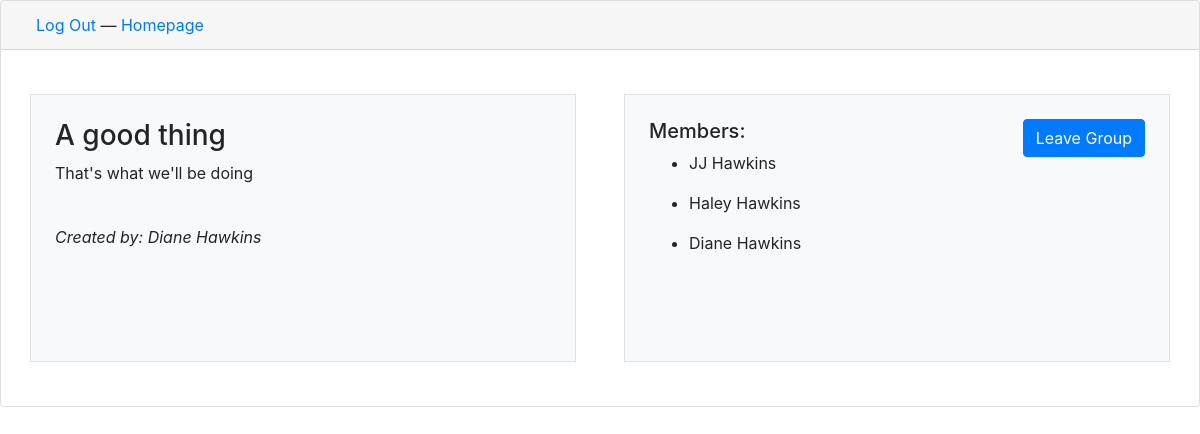
The page /org/5 (signed in) on the database its author committed.
### main_app/models.py (models this page shows)
class Organization(models.Model):
    name = models.CharField(max_length=255)
    description = models.TextField()
    created_at = models.DateTimeField(auto_now_add = True)
    updated_at = models.DateTimeField(auto_now = True)
    uploaded_by = models.ForeignKey(User, related_name="organization_uploaded", on_delete = models.CASCADE)
    joined_by = models.ManyToManyField(User, related_name="joined_organizations")
    objects = OrganizationManager()

class User(models.Model):
    first_name = models.CharField(max_length=255)
    last_name = models.CharField(max_length=255)
    email = models.CharField(max_length=255)
    password = models.CharField(max_length=255)
    created_at = models.DateTimeField(auto_now_add = True)
    updated_at = models.DateTimeField(auto_now = True)
    objects = UserManager()

### main_app/views.py (the view)
# urls.py: path('org/<int:org_id>', views.org_info),
def org_info(request, org_id):
    context = {
        "user": User.objects.get(id=request.session['user_id']),
        "org": Organization.objects.get(id=org_id),
    }
    return render (request, 'org_info.html', context)

### main_app/templates/org_info.html (shortened to what this page needs)
<!DOCTYPE html>
<html lang="en">
<head>
    <link rel="stylesheet" href="https://stackpath.bootstrapcdn.com/bootstrap/4.3.1/css/bootstrap.min.css">
</head>
<body>
    <div class="card">
        <div class="card-header">
            <div class="col float-right">
                <a href="/logout">Log Out</a> &mdash;
                <a href="/homepage">Homepage</a>
            </div>
        </div>
        <div class="row card-body">
            <div class="col p-4 bg-light m-4 border">
                    <h3>{{ org.name }}</h3>
                    <p>{{ org.description }}</p>
                    <br>
                    {% if user == org.uploaded_by %}
                        <p class="font-italic">Created by: You!</p>
                    {% else %}
                        <p class="font-italic">Created by: {{ org.uploaded_by.first_name }} {{ org.uploaded_by.last_name }}</p>
                    {% endif %}
                    <br>
                    <br>
                    <br>
            </div>
            <div class="col p-4 bg-light m-4 border">
                {% if user not in org.joined_by.all %}
                    <a href="/org/{{ org.id }}/join" type="button" class="btn btn-primary float-right">Join Group</a>
                {% else %}
                    <a href="/org/{{ org.id }}/leave" type="button" class="btn btn-primary float-right">Leave Group</a>
                {% endif %}
                <h5>Members:</h5>
                {% for members in org.joined_by.all %}
                    <ul>
                        <li>{{ members.first_name }} {{ members.last_name }}</li>
                    </ul>
                {% endfor %}
            </div>
        </div>
    </div>
</body>
</html>

### rows shown on the page
Organization: name "A good thing", description "That's what we'll be doing", uploaded_by.first_name "Diane", uploaded_by.last_name "Hawkins"
User: first_name "JJ", last_name "Hawkins"
User: first_name "Haley", last_name "Hawkins"
User: first_name "Diane", last_name "Hawkins"
